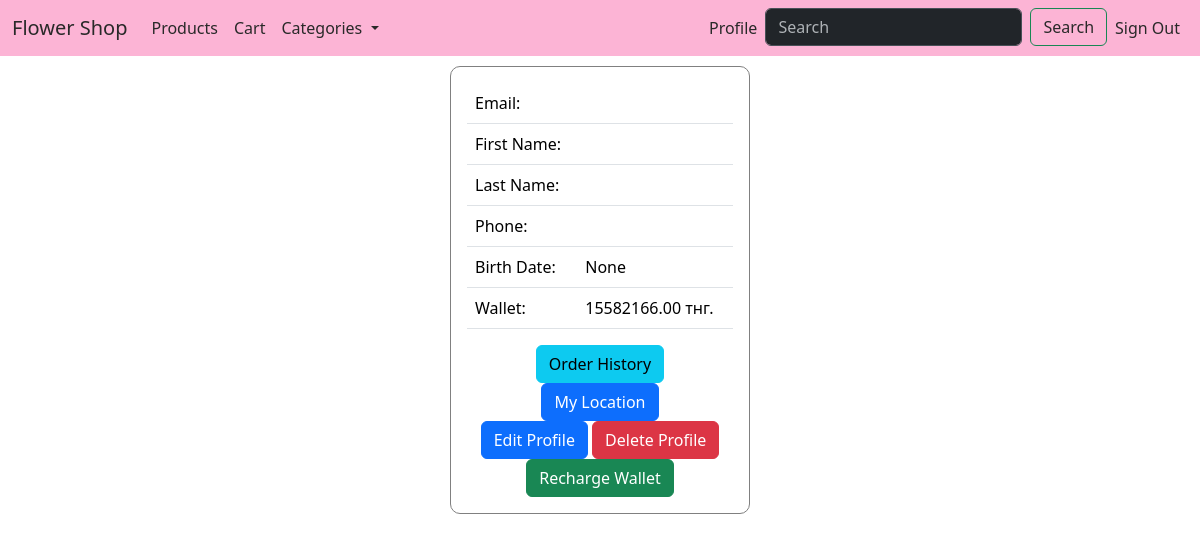
Page /profile (signed in) on the earlier database version.
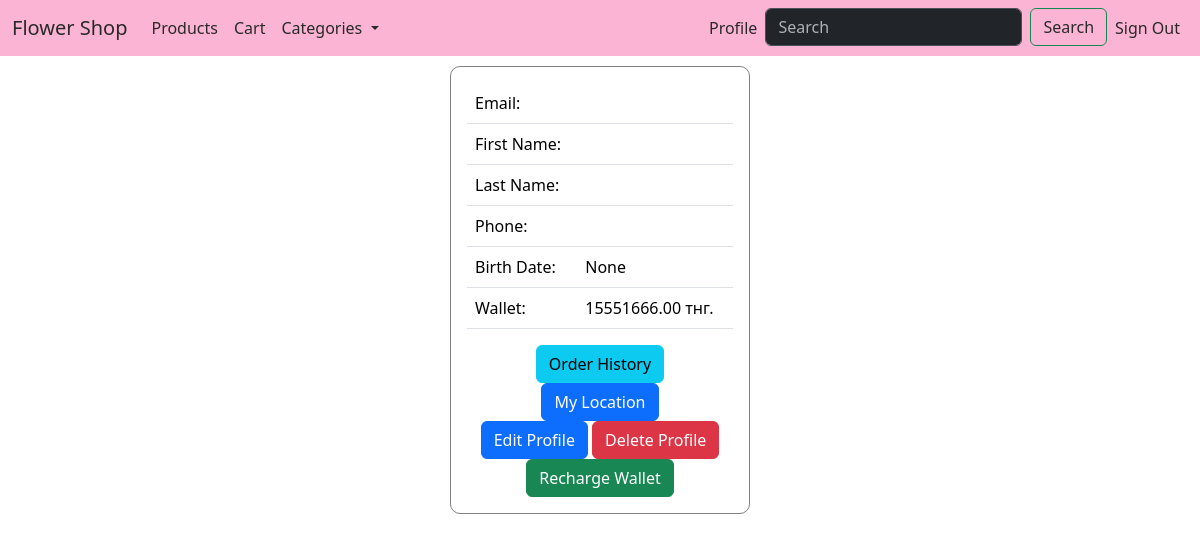
Same page on the later database version.
### store/models.py (models this page shows, shortened)
class Customer(AbstractUser):
    user = models.OneToOneField(User, on_delete=models.CASCADE)
    email = models.EmailField(unique=True)
    username = models.CharField(max_length=150, unique=True)
    first_name = models.CharField(max_length=100)
    last_name = models.CharField(max_length=100)
    phone = models.CharField(max_length=15, unique=True)
    birth_date = models.DateField(null=True, blank=True)
    wallet = models.DecimalField(max_digits=10, decimal_places=2, default=0)
    objects = CustomerManager()
    groups = models.ManyToManyField(
        Group,
        verbose_name='groups',
        blank=True,
        related_name='customer_groups',
        help_text='The groups this user belongs to. A user will get all permissions granted to each of their groups.',
    )
    user_permissions = models.ManyToManyField(
        Permission,
        verbose_name='user permissions',
        blank=True,
        related_name='customer_user_permissions',
        help_text='Specific permissions for this user.',
    )
    class Meta:
        verbose_name = 'Customer'
        verbose_name_plural = 'Customers'

### store/views.py (the view)
# urls.py: path('profile', profileView, name='profile_url'),
def profileView(request):
    if request.user.is_authenticated:
        context = {
            'categories': Category.objects.all(),
            'user': request.user.customer,
        }
        return render(request=request, template_name='profile.html', context=context)
    return redirect('sign_in_url')

### store/templates/profile.html (shortened to what this page needs)
{% extends 'base.html' %}
{% block content %}
    <div class="w-25 p-3" align="left" style="border: 1px solid gray; border-radius: 10px; margin-top: 10px;">
        <table class="table">
            <tbody>
                <tr>
                    <td>Email:</td>
                    <td>{{ user.email }}</td>
                </tr>
                <tr>
                    <td>First Name:</td>
                    <td>{{ user.first_name }}</td>
                </tr>
                <tr>
                    <td>Last Name:</td>
                    <td>{{ user.last_name }}</td>
                </tr>
                <tr>
                    <td>Phone:</td>
                    <td>{{ user.phone }}</td>
                </tr>
                <tr>
                    <td>Birth Date:</td>
                    <td>{{ user.birth_date }}</td>
                </tr>
                <tr>
                    <td>Wallet:</td>
                    <td>{{ user.wallet }} тнг.</td>
                </tr>
            </tbody>
        </table>
        <div align="center">
            <a href="{% url 'order_history_url' %}" class="btn btn-info">Order History</a>
        </div>
        <div align="center">
            <a href="{% url 'get_location_url' %}" class="btn btn-primary">My Location</a>
        </div>
        <div align="center">
            <a href="{% url 'profile_edit_url' %}" class="btn btn-primary">Edit Profile</a>
            <a href="{% url 'profile_delete_url' %}" class="btn btn-danger">Delete Profile</a>
            <a href="{% url 'recharge_wallet_url' %}" class="btn btn-success">Recharge Wallet</a>
        </div>
    </div>
{% endblock %}

Differences in the rows shown:
changed Customer "None": wallet "15582166.00" → "15551666.00"
